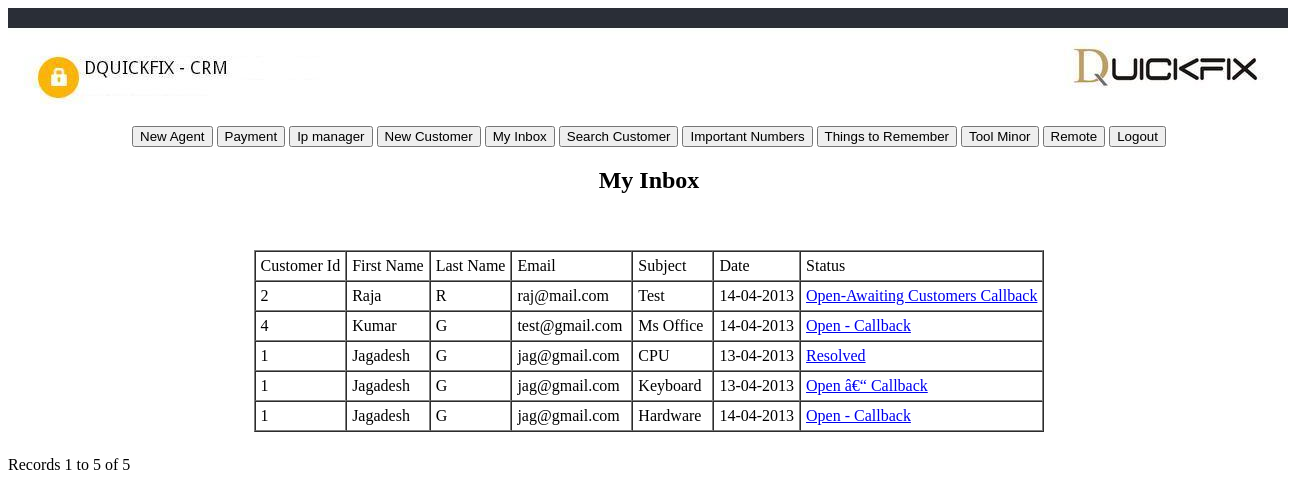
/my_inbox.php (signed in), run on the app's committed database.
### tables this page shows
CREATE TABLE IF NOT EXISTS `issue_info` (
  `id` int(11) NOT NULL AUTO_INCREMENT,
  `subject` varchar(255) NOT NULL,
  `notes` text NOT NULL,
  `status` varchar(255) NOT NULL,
  `customer_id` int(11) NOT NULL,
  `created_by` int(11) NOT NULL,
  `date` timestamp NOT NULL DEFAULT CURRENT_TIMESTAMP ON UPDATE CURRENT_TIMESTAMP,
  PRIMARY KEY (`id`)
);

CREATE TABLE IF NOT EXISTS `customer_details` (
  `id` int(11) NOT NULL AUTO_INCREMENT,
  `first_name` varchar(50) NOT NULL,
  `last_name` varchar(50) NOT NULL,
  `phone` varchar(20) NOT NULL,
  `alternate_phone` varchar(20) DEFAULT NULL,
  `email` varchar(100) NOT NULL,
  `street` varchar(100) DEFAULT NULL,
  `address` varchar(255) NOT NULL,
  `city` varchar(50) NOT NULL,
  `country` varchar(50) NOT NULL,
  `create_by` int(11) NOT NULL,
  `date` timestamp NOT NULL DEFAULT CURRENT_TIMESTAMP ON UPDATE CURRENT_TIMESTAMP,
  PRIMARY KEY (`id`)
);

### logout.php (called while the page is built, shortened)
<?php
$logoutAction = $_SERVER['PHP_SELF']."?doLogout=true";
?>

### my_inbox.php (the view, shortened to what this page needs)
<?php require_once('header.php');?>
<?php require_once('Connections/connection.php'); ?>
<?php
$maxRows_Recordset1 = 25;
$pageNum_Recordset1 = 0;
$startRow_Recordset1 = $pageNum_Recordset1 * $maxRows_Recordset1;
if ((isset($_SESSION['MM_Level'])) && ($_SESSION['MM_Level'] == '1')) {
	$query_Recordset1 = "SELECT T1.*, T2.*, T1.id AS IssueId, DATE_FORMAT(T1.date, '%d-%m-%Y') AS IssueDate FROM issue_info AS T1 LEFT JOIN customer_details AS T2 ON T1.customer_id = T2.id ORDER BY T1.id DESC";
} else {
	$query_Recordset1 = "SELECT T1.*, T2.*, T1.id AS IssueId, DATE_FORMAT(T1.date, '%d-%m-%Y') AS IssueDate FROM issue_info AS T1 LEFT JOIN customer_details AS T2 ON T1.customer_id = T2.id WHERE created_by = '$_SESSION[UserId]' ORDER BY T1.id DESC";
}
$query_limit_Recordset1 = sprintf("%s LIMIT %d, %d", $query_Recordset1, $startRow_Recordset1, $maxRows_Recordset1);
$Recordset1 = mysql_query($query_limit_Recordset1, $connection) or die(mysql_error());
$row_Recordset1 = mysql_fetch_assoc($Recordset1);
if (isset($_GET['totalRows_Recordset1'])) {
  $totalRows_Recordset1 = $_GET['totalRows_Recordset1'];
} else {
  $all_Recordset1 = mysql_query($query_Recordset1);
  $totalRows_Recordset1 = mysql_num_rows($all_Recordset1);
}
$totalPages_Recordset1 = ceil($totalRows_Recordset1/$maxRows_Recordset1)-1;
?>
<link rel="stylesheet" type="text/css" href="css/colorbox.css"/>
<h2 align="center">My Inbox</h2>
<br /><br />
<table border="1" align="center" cellpadding="5" cellspacing="0">
  <tr>
    <td>Customer Id</td>
    <td>First Name</td>
    <td>Last Name</td>
    <td>Email</td>
    <td>Subject</td>
    <td>Date</td>
    <td>Status</td>
  </tr>
  <?php if ($totalRows_Recordset1 > 0)  {
  do { ?>
    <tr>
      <td><?php echo $row_Recordset1['customer_id']; ?></td>
      <td><?php echo $row_Recordset1['first_name']; ?>&nbsp; </td>
      <td><?php echo $row_Recordset1['last_name']; ?>&nbsp; </td>
      <td><?php echo $row_Recordset1['email']; ?>&nbsp; </td>
      <td><?php echo $row_Recordset1['subject']; ?>&nbsp; </td>
      <td><?php echo $row_Recordset1['IssueDate']; ?></td>
      <td><a class='iframe' href="edit_info.php?recordID=<?php echo $row_Recordset1['IssueId']; ?>&page=inbox&customer_id=<?php echo $row_Recordset1['customer_id']; ?>"><?php echo $row_Recordset1['status']; ?></a></td>
    </tr>
    <?php } while ($row_Recordset1 = mysql_fetch_assoc($Recordset1)); ?>
    <?php } else { ?>
        <tr>
      <td colspan="10" align="center"><span style="color:#F00;">No Records Found!</span></td>
    </tr>
   <?php } ?>
</table>
<br />
<table border="0">
  <tr>
    <td><?php if ($pageNum_Recordset1 > 0) {  ?>
        <?php }  ?></td>
    <td><?php if ($pageNum_Recordset1 > 0) {  ?>
        <?php }  ?></td>
    <td><?php if ($pageNum_Recordset1 < $totalPages_Recordset1) {  ?>
        <?php }  ?></td>
    <td><?php if ($pageNum_Recordset1 < $totalPages_Recordset1) {  ?>
        <?php }  ?></td>
  </tr>
</table>
Records <?php echo ($startRow_Recordset1 + 1) ?> to <?php echo min($startRow_Recordset1 + $maxRows_Recordset1, $totalRows_Recordset1) ?> of <?php echo $totalRows_Recordset1 ?>
<?php require_once('footer.php');?>

### header.php (shortened to what this page needs)
<?php
require_once('logout.php');
?>
<!DOCTYPE html PUBLIC "-//W3C//DTD XHTML 1.0 Transitional//EN" "http://www.w3.org/TR/xhtml1/DTD/xhtml1-transitional.dtd">
<html xmlns="http://www.w3.org/1999/xhtml">
<head>
</head>
<body style="background-color:#FFFFFF;">
	<img src="images/head.jpg" align="middle" alt="DQuickFix"" />
<div align="center">
  <?php if ((isset($_SESSION['MM_Level'])) && ($_SESSION['MM_Level'] == '1')) { ?>
  <input name="new_user" type="button" onclick="MM_goToURL('parent','create_user.php');return document.MM_returnValue" value="New Agent" />
  <input name="payment_details" type="button" onclick="MM_goToURL('parent','payment_details.php');return document.MM_returnValue" value="Payment" />
  <input name="ip_manager" type="button" onclick="MM_goToURL('parent','ip_manager.php');return document.MM_returnValue" value="Ip manager" />
  <?php } ?>
  <input name="new_customer" type="button" onclick="MM_goToURL('parent','customer_details.php');return document.MM_returnValue" value="New Customer" />
  <input name="my_inbox" type="button" onclick="MM_goToURL('parent','my_inbox.php');return document.MM_returnValue" value="My Inbox" />
  <input name="search_customer" type="button" onclick="MM_goToURL('parent','search_customer.php');return document.MM_returnValue" value="Search Customer" />
  <input name="new_customer" type="button" onclick="MM_goToURL('parent','important.php');return document.MM_returnValue" value="Important Numbers" />
  <input name="search_customer" type="button" onclick="MM_goToURL('parent','thinks.php');return document.MM_returnValue" value="Things to Remember" />
  <button type="button" data-toggle="modal" data-target="#<?php echo $msg_id=$data['msg_id'];?>" title="Comment" onClick="open_win_minor();">Tool Minor</button>
 <button type="button" data-toggle="modal" data-target="#<?php echo $msg_id=$data['msg_id'];?>" title="Comment" onClick="open_win_remote();">Remote</button>
  <?php if ((!isset($_SESSION['UserId'])) && ($_SESSION['UserId'] == '')) { ?>
  <input name="login" type="button" onclick="MM_goToURL('parent','login.php');return document.MM_returnValue" value="LogIn" />
  <?php } else { ?>
  <a href="<?php echo $logoutAction ?>" style="text-decoration:none;"><input name="logut" type="button" value="Logout" /></a>
  <?php } ?>
</div>

### footer.php
</body>
</html>

### data on the page
issue_info: customer "2", customer_details.first_name "Raja", customer_details.last_name "R", customer_details.email "raj@mail.com", subject "Test", IssueDate "14-04-2013", status "Open-Awaiting Customers Callback"
issue_info: customer "4", customer_details.first_name "Kumar", customer_details.last_name "G", customer_details.email "test@gmail.com", subject "Ms Office", IssueDate "14-04-2013", status "Open - Callback"
issue_info: customer "1", customer_details.first_name "Jagadesh", customer_details.last_name "G", customer_details.email "jag@gmail.com", subject "CPU", IssueDate "13-04-2013", status "Resolved"
issue_info: customer "1", customer_details.first_name "Jagadesh", customer_details.last_name "G", customer_details.email "jag@gmail.com", subject "Keyboard", IssueDate "13-04-2013", status "Open â€“ Callback"
issue_info: customer "1", customer_details.first_name "Jagadesh", customer_details.last_name "G", customer_details.email "jag@gmail.com", subject "Hardware", IssueDate "14-04-2013", status "Open - Callback"

### other printed values
$startRow_Recordset1 + 1 "1"
min($startRow_Recordset1 + $maxRows_Recordset1, $totalRows_Recordset1) "5"
$totalRows_Recordset1 "5"
